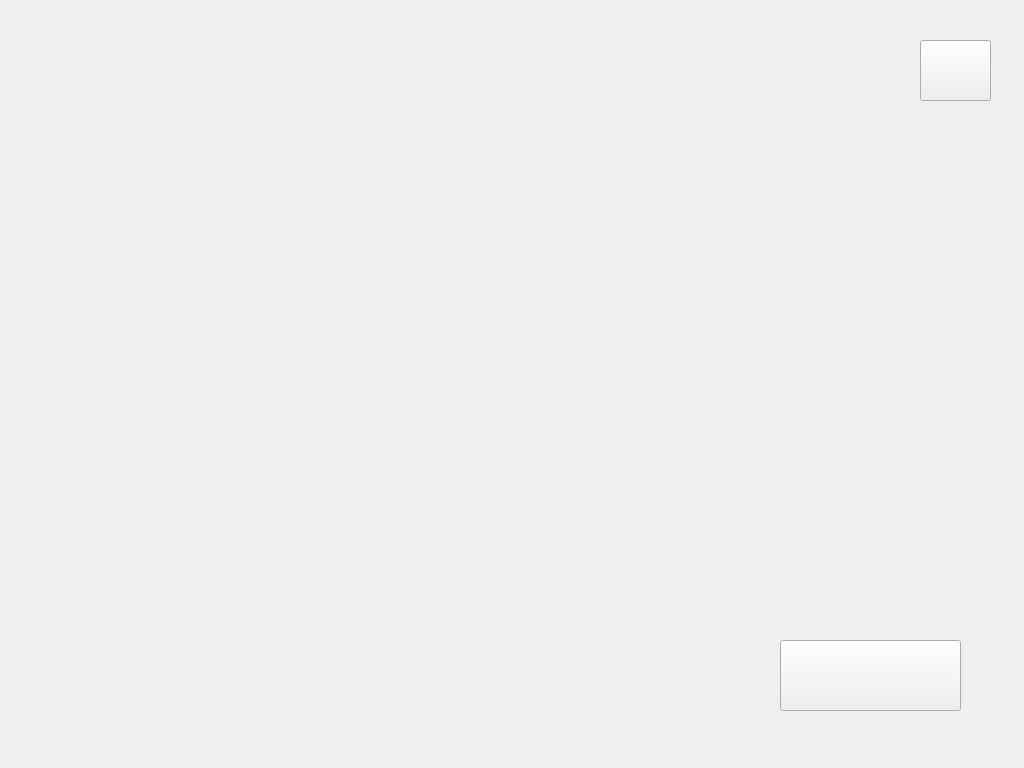
<?xml version="1.0" encoding="UTF-8"?>
<ui version="4.0">
 <class>NewWorkoutScreen</class>
 <widget class="QWidget" name="NewWorkoutScreen">
  <property name="geometry">
   <rect>
    <x>0</x>
    <y>0</y>
    <width>1024</width>
    <height>768</height>
   </rect>
  </property>
  <property name="windowTitle">
   <string>Form</string>
  </property>
  <property name="styleSheet">
   <string notr="true">QWidget[objectName|=&quot;invisibleButton&quot;]{border: none; }
QWidget{font-family: Tamworth Gothic}</string>
  </property>
  <widget class="QLabel" name="backgroundLabel">
   <property name="geometry">
    <rect>
     <x>0</x>
     <y>0</y>
     <width>1024</width>
     <height>768</height>
    </rect>
   </property>
   <property name="text">
    <string/>
   </property>
   <property name="pixmap">
    <pixmap resource="images.qrc">:/images/images/Name Workout (updated).png</pixmap>
   </property>
  </widget>
  <widget class="QPushButton" name="invisibleButton_6">
   <property name="geometry">
    <rect>
     <x>780</x>
     <y>640</y>
     <width>181</width>
     <height>71</height>
    </rect>
   </property>
   <property name="text">
    <string/>
   </property>
  </widget>
  <widget class="QPushButton" name="invisibleButton_7">
   <property name="geometry">
    <rect>
     <x>920</x>
     <y>40</y>
     <width>71</width>
     <height>61</height>
    </rect>
   </property>
   <property name="text">
    <string/>
   </property>
  </widget>
  <zorder>backgroundLabel</zorder>
  <zorder>invisibleButton_7</zorder>
  <zorder>invisibleButton_6</zorder>
 </widget>
 <resources>
  <include location="images.qrc"/>
 </resources>
 <connections/>
</ui>
